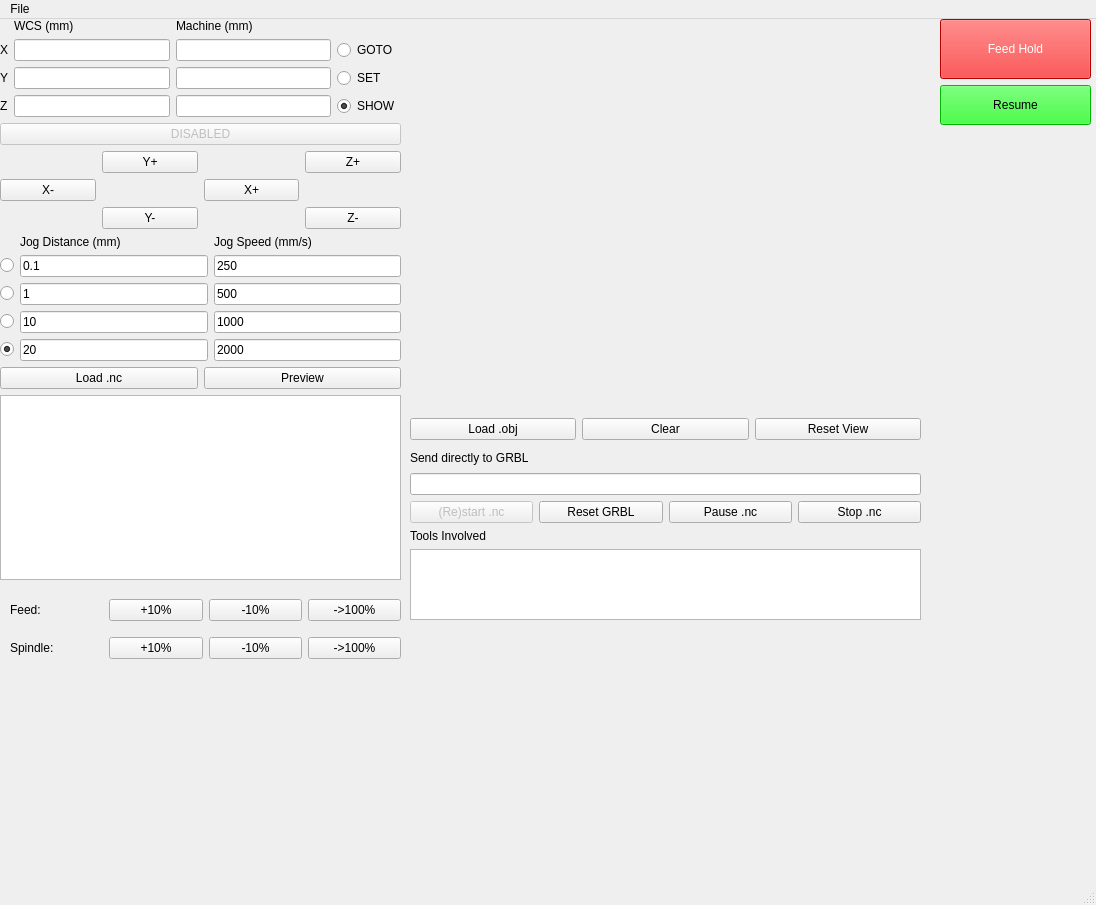
<?xml version="1.0" encoding="UTF-8"?>
<ui version="4.0">
 <class>MainWindow</class>
 <widget class="QMainWindow" name="MainWindow">
  <property name="geometry">
   <rect>
    <x>0</x>
    <y>0</y>
    <width>1096</width>
    <height>905</height>
   </rect>
  </property>
  <property name="windowTitle">
   <string>MainWindow</string>
  </property>
  <widget class="QWidget" name="centralwidget">
   <widget class="QWidget" name="verticalLayoutWidget_4">
    <property name="geometry">
     <rect>
      <x>0</x>
      <y>0</y>
      <width>401</width>
      <height>561</height>
     </rect>
    </property>
    <layout class="QVBoxLayout" name="left_layout">
     <item>
      <layout class="QVBoxLayout" name="dro_layout">
       <item>
        <layout class="QGridLayout" name="gridLayout">
         <item row="3" column="1">
          <widget class="QLineEdit" name="z_wcs"/>
         </item>
         <item row="2" column="2">
          <widget class="QLineEdit" name="y_mcs"/>
         </item>
         <item row="3" column="2">
          <widget class="QLineEdit" name="z_mcs"/>
         </item>
         <item row="1" column="2">
          <widget class="QLineEdit" name="x_mcs"/>
         </item>
         <item row="3" column="0">
          <widget class="QLabel" name="label_3">
           <property name="text">
            <string>Z</string>
           </property>
          </widget>
         </item>
         <item row="2" column="0">
          <widget class="QLabel" name="label_2">
           <property name="text">
            <string>Y</string>
           </property>
          </widget>
         </item>
         <item row="1" column="3">
          <widget class="QRadioButton" name="goto_button">
           <property name="text">
            <string>GOTO</string>
           </property>
           <property name="autoExclusive">
            <bool>false</bool>
           </property>
          </widget>
         </item>
         <item row="2" column="1">
          <widget class="QLineEdit" name="y_wcs"/>
         </item>
         <item row="1" column="0">
          <widget class="QLabel" name="label">
           <property name="text">
            <string>X</string>
           </property>
          </widget>
         </item>
         <item row="1" column="1">
          <widget class="QLineEdit" name="x_wcs">
           <property name="styleSheet">
            <string notr="true"/>
           </property>
          </widget>
         </item>
         <item row="2" column="3">
          <widget class="QRadioButton" name="set_button">
           <property name="text">
            <string>SET</string>
           </property>
           <property name="autoExclusive">
            <bool>false</bool>
           </property>
          </widget>
         </item>
         <item row="3" column="3">
          <widget class="QRadioButton" name="show_button">
           <property name="text">
            <string>SHOW</string>
           </property>
           <property name="checked">
            <bool>true</bool>
           </property>
           <property name="autoExclusive">
            <bool>false</bool>
           </property>
          </widget>
         </item>
         <item row="0" column="1">
          <widget class="QLabel" name="label_4">
           <property name="text">
            <string>WCS (mm)</string>
           </property>
          </widget>
         </item>
         <item row="0" column="2">
          <widget class="QLabel" name="label_5">
           <property name="text">
            <string>Machine (mm)</string>
           </property>
          </widget>
         </item>
        </layout>
       </item>
       <item>
        <widget class="QPushButton" name="mode_button">
         <property name="enabled">
          <bool>false</bool>
         </property>
         <property name="text">
          <string>DISABLED</string>
         </property>
        </widget>
       </item>
      </layout>
     </item>
     <item>
      <layout class="QVBoxLayout" name="jog_layout">
       <item>
        <layout class="QGridLayout" name="jog_buttons">
         <item row="2" column="1">
          <widget class="QPushButton" name="yp_jog">
           <property name="text">
            <string>Y+</string>
           </property>
          </widget>
         </item>
         <item row="3" column="2">
          <widget class="QPushButton" name="xp_jog">
           <property name="text">
            <string>X+</string>
           </property>
          </widget>
         </item>
         <item row="3" column="0">
          <widget class="QPushButton" name="xm_jog">
           <property name="text">
            <string>X-</string>
           </property>
          </widget>
         </item>
         <item row="4" column="1">
          <widget class="QPushButton" name="ym_jog">
           <property name="text">
            <string>Y-</string>
           </property>
          </widget>
         </item>
         <item row="4" column="3">
          <widget class="QPushButton" name="zm_jog">
           <property name="text">
            <string>Z-</string>
           </property>
          </widget>
         </item>
         <item row="2" column="3">
          <widget class="QPushButton" name="zp_jog">
           <property name="text">
            <string>Z+</string>
           </property>
          </widget>
         </item>
        </layout>
       </item>
       <item>
        <layout class="QGridLayout" name="jog_settings">
         <item row="1" column="2">
          <widget class="QLineEdit" name="jog_s_1">
           <property name="text">
            <string>250</string>
           </property>
          </widget>
         </item>
         <item row="2" column="1">
          <widget class="QLineEdit" name="jog_d_2">
           <property name="text">
            <string>1</string>
           </property>
          </widget>
         </item>
         <item row="0" column="2">
          <widget class="QLabel" name="label_7">
           <property name="text">
            <string>Jog Speed (mm/s)</string>
           </property>
          </widget>
         </item>
         <item row="1" column="1">
          <widget class="QLineEdit" name="jog_d_1">
           <property name="text">
            <string>0.1</string>
           </property>
          </widget>
         </item>
         <item row="1" column="0">
          <widget class="QRadioButton" name="jog_set_1">
           <property name="text">
            <string/>
           </property>
           <property name="autoExclusive">
            <bool>false</bool>
           </property>
          </widget>
         </item>
         <item row="3" column="0">
          <widget class="QRadioButton" name="jog_set_3">
           <property name="text">
            <string/>
           </property>
           <property name="autoExclusive">
            <bool>false</bool>
           </property>
          </widget>
         </item>
         <item row="2" column="2">
          <widget class="QLineEdit" name="jog_s_2">
           <property name="text">
            <string>500</string>
           </property>
          </widget>
         </item>
         <item row="4" column="0">
          <widget class="QRadioButton" name="jog_set_4">
           <property name="text">
            <string/>
           </property>
           <property name="checked">
            <bool>true</bool>
           </property>
           <property name="autoExclusive">
            <bool>false</bool>
           </property>
          </widget>
         </item>
         <item row="0" column="1">
          <widget class="QLabel" name="label_6">
           <property name="text">
            <string>Jog Distance (mm)</string>
           </property>
          </widget>
         </item>
         <item row="4" column="2">
          <widget class="QLineEdit" name="jog_s_4">
           <property name="text">
            <string>2000</string>
           </property>
          </widget>
         </item>
         <item row="3" column="1">
          <widget class="QLineEdit" name="jog_d_3">
           <property name="text">
            <string>10</string>
           </property>
          </widget>
         </item>
         <item row="2" column="0">
          <widget class="QRadioButton" name="jog_set_2">
           <property name="text">
            <string/>
           </property>
           <property name="autoExclusive">
            <bool>false</bool>
           </property>
          </widget>
         </item>
         <item row="3" column="2">
          <widget class="QLineEdit" name="jog_s_3">
           <property name="text">
            <string>1000</string>
           </property>
          </widget>
         </item>
         <item row="4" column="1">
          <widget class="QLineEdit" name="jog_d_4">
           <property name="text">
            <string>20</string>
           </property>
          </widget>
         </item>
        </layout>
       </item>
      </layout>
     </item>
     <item>
      <layout class="QVBoxLayout" name="verticalLayout">
       <item>
        <layout class="QHBoxLayout" name="horizontalLayout">
         <item>
          <widget class="QPushButton" name="load_nc">
           <property name="text">
            <string>Load .nc</string>
           </property>
          </widget>
         </item>
         <item>
          <widget class="QPushButton" name="nc_preview">
           <property name="text">
            <string>Preview</string>
           </property>
          </widget>
         </item>
        </layout>
       </item>
       <item>
        <widget class="QTextBrowser" name="nc_browser"/>
       </item>
      </layout>
     </item>
    </layout>
   </widget>
   <widget class="QWidget" name="verticalLayoutWidget_2">
    <property name="geometry">
     <rect>
      <x>410</x>
      <y>10</y>
      <width>511</width>
      <height>411</height>
     </rect>
    </property>
    <layout class="QVBoxLayout" name="HOLDER">
     <item>
      <widget class="QWidget" name="placeholder" native="true"/>
     </item>
     <item>
      <layout class="QHBoxLayout" name="obj_inputs">
       <item>
        <widget class="QPushButton" name="load_obj">
         <property name="text">
          <string>Load .obj</string>
         </property>
        </widget>
       </item>
       <item>
        <widget class="QPushButton" name="clear_obj">
         <property name="text">
          <string>Clear</string>
         </property>
        </widget>
       </item>
       <item>
        <widget class="QPushButton" name="reset_view">
         <property name="text">
          <string>Reset View</string>
         </property>
        </widget>
       </item>
      </layout>
     </item>
    </layout>
   </widget>
   <widget class="QWidget" name="verticalLayoutWidget_3">
    <property name="geometry">
     <rect>
      <x>940</x>
      <y>0</y>
      <width>151</width>
      <height>108</height>
     </rect>
    </property>
    <layout class="QVBoxLayout" name="verticalLayout_2">
     <item>
      <widget class="QPushButton" name="feed_hold">
       <property name="minimumSize">
        <size>
         <width>0</width>
         <height>60</height>
        </size>
       </property>
       <property name="styleSheet">
        <string notr="true">background-color: rgb(255, 0, 0);
color: rgb(255, 255, 255);</string>
       </property>
       <property name="text">
        <string>Feed Hold</string>
       </property>
      </widget>
     </item>
     <item>
      <widget class="QPushButton" name="cycle_start">
       <property name="minimumSize">
        <size>
         <width>0</width>
         <height>40</height>
        </size>
       </property>
       <property name="styleSheet">
        <string notr="true">background-color: rgb(0, 255, 0);</string>
       </property>
       <property name="text">
        <string>Resume</string>
       </property>
      </widget>
     </item>
    </layout>
   </widget>
   <widget class="QWidget" name="verticalLayoutWidget">
    <property name="geometry">
     <rect>
      <x>410</x>
      <y>430</y>
      <width>511</width>
      <height>74</height>
     </rect>
    </property>
    <layout class="QVBoxLayout" name="verticalLayout_3">
     <item>
      <widget class="QLabel" name="label_8">
       <property name="text">
        <string>Send directly to GRBL</string>
       </property>
      </widget>
     </item>
     <item>
      <widget class="QLineEdit" name="input_command"/>
     </item>
     <item>
      <layout class="QHBoxLayout" name="horizontalLayout_2">
       <item>
        <widget class="QPushButton" name="play_button">
         <property name="enabled">
          <bool>false</bool>
         </property>
         <property name="text">
          <string>(Re)start .nc</string>
         </property>
        </widget>
       </item>
       <item>
        <widget class="QPushButton" name="reset_button">
         <property name="text">
          <string>Reset GRBL</string>
         </property>
        </widget>
       </item>
       <item>
        <widget class="QPushButton" name="pause_button">
         <property name="text">
          <string>Pause .nc</string>
         </property>
        </widget>
       </item>
       <item>
        <widget class="QPushButton" name="stop_button">
         <property name="text">
          <string>Stop .nc</string>
         </property>
        </widget>
       </item>
      </layout>
     </item>
    </layout>
   </widget>
   <widget class="QWidget" name="gridLayoutWidget">
    <property name="geometry">
     <rect>
      <x>10</x>
      <y>570</y>
      <width>391</width>
      <height>80</height>
     </rect>
    </property>
    <layout class="QGridLayout" name="gridLayout_2">
     <item row="1" column="1">
      <widget class="QPushButton" name="speed_cp_button">
       <property name="text">
        <string>+10%</string>
       </property>
      </widget>
     </item>
     <item row="0" column="1">
      <widget class="QPushButton" name="feed_cp_button">
       <property name="text">
        <string>+10%</string>
       </property>
      </widget>
     </item>
     <item row="0" column="3">
      <widget class="QPushButton" name="feed_reset_button">
       <property name="text">
        <string>-&gt;100%</string>
       </property>
      </widget>
     </item>
     <item row="0" column="0">
      <widget class="QLabel" name="feed_label">
       <property name="text">
        <string>Feed:</string>
       </property>
      </widget>
     </item>
     <item row="1" column="3">
      <widget class="QPushButton" name="speed_reset_button">
       <property name="text">
        <string>-&gt;100%</string>
       </property>
      </widget>
     </item>
     <item row="0" column="2">
      <widget class="QPushButton" name="feed_cm_button">
       <property name="text">
        <string>-10%</string>
       </property>
      </widget>
     </item>
     <item row="1" column="2">
      <widget class="QPushButton" name="speed_cm_button">
       <property name="text">
        <string>-10%</string>
       </property>
      </widget>
     </item>
     <item row="1" column="0">
      <widget class="QLabel" name="speed_label">
       <property name="text">
        <string>Spindle:</string>
       </property>
      </widget>
     </item>
    </layout>
   </widget>
   <widget class="QWidget" name="verticalLayoutWidget_5">
    <property name="geometry">
     <rect>
      <x>410</x>
      <y>510</y>
      <width>511</width>
      <height>91</height>
     </rect>
    </property>
    <layout class="QVBoxLayout" name="verticalLayout_4">
     <item>
      <widget class="QLabel" name="label_9">
       <property name="text">
        <string>Tools Involved</string>
       </property>
      </widget>
     </item>
     <item>
      <widget class="QTextBrowser" name="tool_list"/>
     </item>
    </layout>
   </widget>
  </widget>
  <widget class="QMenuBar" name="menubar">
   <property name="geometry">
    <rect>
     <x>0</x>
     <y>0</y>
     <width>1096</width>
     <height>19</height>
    </rect>
   </property>
   <widget class="QMenu" name="menuFile">
    <property name="title">
     <string>File</string>
    </property>
    <addaction name="actionExit"/>
   </widget>
   <addaction name="menuFile"/>
  </widget>
  <widget class="QStatusBar" name="statusbar"/>
  <action name="actionExit">
   <property name="text">
    <string>Exit</string>
   </property>
   <property name="shortcut">
    <string>Q</string>
   </property>
  </action>
  <action name="actionOpen_nc">
   <property name="text">
    <string>Open .nc</string>
   </property>
   <property name="shortcut">
    <string>O</string>
   </property>
  </action>
  <action name="actionConnect">
   <property name="text">
    <string>Connect to fluidnc</string>
   </property>
  </action>
 </widget>
 <resources/>
 <connections/>
</ui>
